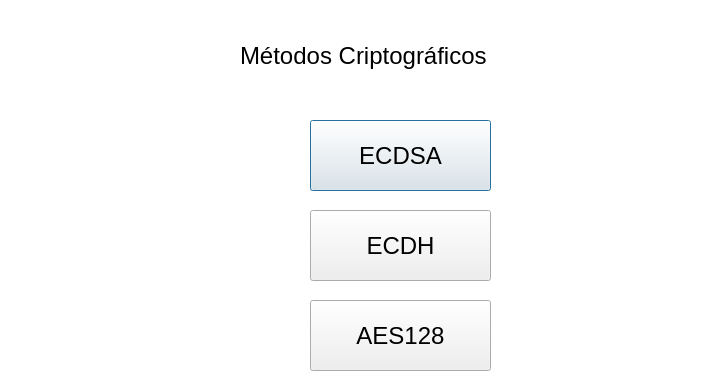
<?xml version="1.0" encoding="UTF-8"?>
<ui version="4.0">
 <class>Dialog</class>
 <widget class="QDialog" name="Dialog">
  <property name="geometry">
   <rect>
    <x>0</x>
    <y>0</y>
    <width>701</width>
    <height>390</height>
   </rect>
  </property>
  <property name="windowTitle">
   <string>Dialog</string>
  </property>
  <widget class="QPushButton" name="pushButton">
   <property name="geometry">
    <rect>
     <x>310</x>
     <y>120</y>
     <width>181</width>
     <height>71</height>
    </rect>
   </property>
   <property name="font">
    <font>
     <pointsize>18</pointsize>
    </font>
   </property>
   <property name="text">
    <string>ECDSA</string>
   </property>
  </widget>
  <widget class="QPushButton" name="pushButton_2">
   <property name="geometry">
    <rect>
     <x>310</x>
     <y>210</y>
     <width>181</width>
     <height>71</height>
    </rect>
   </property>
   <property name="font">
    <font>
     <pointsize>18</pointsize>
    </font>
   </property>
   <property name="text">
    <string>ECDH</string>
   </property>
  </widget>
  <widget class="QLabel" name="label">
   <property name="geometry">
    <rect>
     <x>40</x>
     <y>80</y>
     <width>171</width>
     <height>121</height>
    </rect>
   </property>
   <property name="text">
    <string/>
   </property>
   <property name="pixmap">
    <pixmap>Logo_Menor.png</pixmap>
   </property>
  </widget>
  <widget class="QLabel" name="label_2">
   <property name="geometry">
    <rect>
     <x>60</x>
     <y>180</y>
     <width>141</width>
     <height>161</height>
    </rect>
   </property>
   <property name="text">
    <string/>
   </property>
   <property name="pixmap">
    <pixmap>PUC_SP.png</pixmap>
   </property>
  </widget>
  <widget class="QTextBrowser" name="textBrowser_2">
   <property name="geometry">
    <rect>
     <x>-80</x>
     <y>-110</y>
     <width>1151</width>
     <height>611</height>
    </rect>
   </property>
  </widget>
  <widget class="QPushButton" name="pushButton_3">
   <property name="geometry">
    <rect>
     <x>310</x>
     <y>300</y>
     <width>181</width>
     <height>71</height>
    </rect>
   </property>
   <property name="font">
    <font>
     <pointsize>18</pointsize>
    </font>
   </property>
   <property name="text">
    <string>AES128</string>
   </property>
  </widget>
  <widget class="QLabel" name="label_3">
   <property name="geometry">
    <rect>
     <x>240</x>
     <y>20</y>
     <width>431</width>
     <height>71</height>
    </rect>
   </property>
   <property name="font">
    <font>
     <pointsize>18</pointsize>
    </font>
   </property>
   <property name="text">
    <string>Métodos Criptográficos</string>
   </property>
  </widget>
  <zorder>textBrowser_2</zorder>
  <zorder>pushButton</zorder>
  <zorder>pushButton_2</zorder>
  <zorder>pushButton_3</zorder>
  <zorder>label</zorder>
  <zorder>label_2</zorder>
  <zorder>label_3</zorder>
 </widget>
 <resources/>
 <connections/>
</ui>
